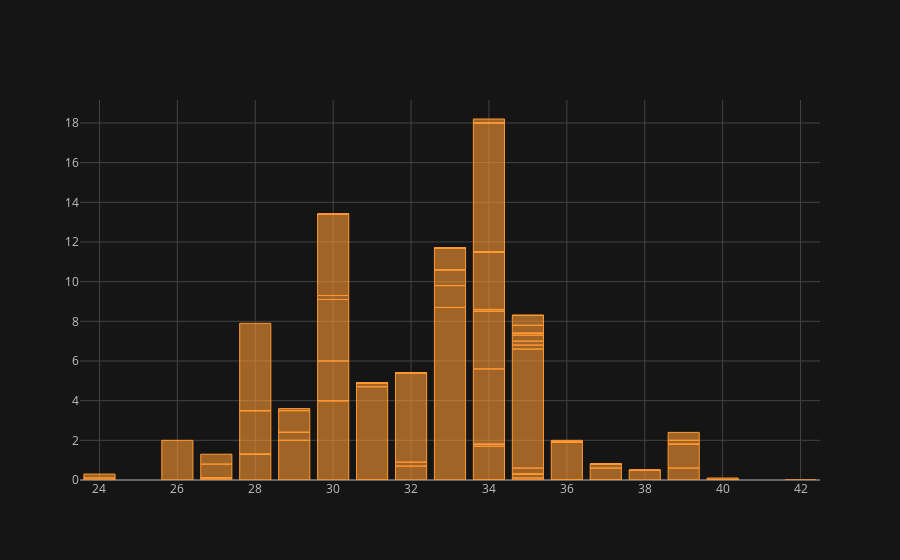

Here is the notebook cell this chart was saved with:
### Code cell
df.iplot(x = 'Temperature', y = 'Rain ', kind = 'bar')

### Figure 1 — Plotly figure (JSON) as saved in the notebook; plotly's stock layout.template omitted (floating-point values rounded to 4 significant figures)
{"data": [{"marker": {"color": "rgba(255, 153, 51, 0.6)", "line": {"color": "rgba(255, 153, 51, 1.0)", "width": 1}}, "name": "Rain ", "orientation": "v", "text": "", "type": "bar", "x": [32, 30, 29, 30, 32, 35, 35, 28, 27, 30, 31, 27, 30, 27, 28, 29, 31, 33, 32, 31, 32, 33, 33, 35, 34, 36, 36, 37, 37, 34, 28, 33, 34, 34, 34, 35, 38, 35, 36, 34, 34, 36, 39, 37, 34, 31, 32, 33, 34, 36, 36, 32, 31, 33, 39, 35, 29, 33, 34, 36, 37, 38, 40, 39, 38, 34, 30, 34, 37, 39, 39, 40, 39, 35, 37, 35, 40, 42, 37, 35, 36, 36, 37, 36, 35, 34, 33, 36, 35, 35, 34, 30, 29, 28, 28, 30, 30, 34, 31, 30, 30, 29, 30, 31, 29, 28, 32, 33, 34, 36, 29, 34, 35, 33, 35, 26, 28, 30, 28, 27, 24, 24], "y": [0.7, 4, 2, 0, 0.2, 0.1, 0.2, 1.3, 0.1, 0, 0, 0, 2, 0.7, 0, 0.4, 4.7, 8.7, 4.5, 0.2, 0, 1.1, 0.8, 0, 0, 0, 0, 0, 0.6, 1.7, 2.2, 0, 0.1, 0, 0, 0.3, 0.5, 6, 1.9, 3.8, 2.9, 0, 0.6, 0.2, 0, 0, 0, 0, 0, 0, 0, 0, 0, 1.1, 1.2, 0.2, 0, 0, 0, 0, 0, 0, 0, 0, 0, 0.1, 3.1, 2.9, 0, 0, 0.2, 0, 0.4, 0.2, 0, 0.3, 0.1, 0, 0, 0.1, 0, 0, 0, 0, 0, 0, 0, 0, 0.4, 0.5, 0, 0, 0, 0, 0, 0.2, 4.1, 6.5, 0, 0, 0, 1.1, 0, 0, 0, 0, 0, 0, 0, 0.1, 0.1, 0.2, 0, 0, 0, 2, 0, 0, 4.4, 0.5, 0.1, 0.2]}], "layout": {"legend": {"bgcolor": "#151516", "font": {"color": "#D9D9D9"}}, "paper_bgcolor": "#151516", "plot_bgcolor": "#151516", "title": {"font": {"color": "#D9D9D9"}}, "xaxis": {"gridcolor": "#434343", "showgrid": true, "tickfont": {"color": "#C2C2C2"}, "title": {"font": {"color": "#D9D9D9"}, "text": ""}, "zerolinecolor": "#666570"}, "yaxis": {"gridcolor": "#434343", "showgrid": true, "tickfont": {"color": "#C2C2C2"}, "title": {"font": {"color": "#D9D9D9"}, "text": ""}, "zerolinecolor": "#666570"}}}
